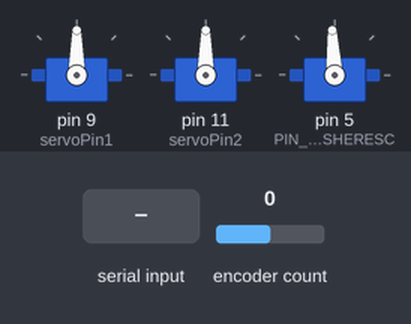
The sketch below on a simulated Arduino Mega 2560, built with avr-gcc and run on an emulated ATmega2560. Parts: 3 × servo. Inputs (shaded band) come from the test bench; at power-on: encoder count 0. What the sketch prints to the serial monitor is not drawn.

Above: at 0.1 s.
At 1.4 s:
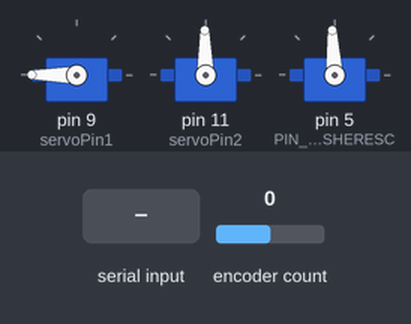
1.5 s: "90,45\n" received over the second serial link
Timing chart, 0 to 4.5 s (numbered marks = the images above; inputs shaded):
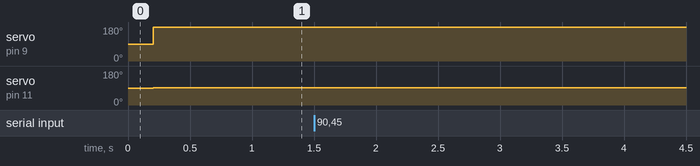

The sketch:

Sensie_OOP_Prototype.ino
```cpp
//Libraries
#include "Fins.h"
// #include "Sensie.h"
#include "Motor.h"

#define debug 0

Fins fins;
Motor motor;
// Sensie sensie;


// Basic control values
int speedVal = 0;
int pitchVal = -1;
int rollVal = -1;
int yawVal = -1;

int inComingbyte[4] = {0};
float motor_Pwm = 0;        // Motor PWM
int turnVal = 5;            // Stores commmand value for control left and right. values 1-4 are left, 5 is straight, 6-9 are right
long int killTimer;       // timer for kill switch

// Possible scenario
// Fish runs for so long, that the timer resets to 0. Then the difference between the previous and the current will be >0, and kill the fish
// Might cause serious problems in the future when we run the fish across the harbor for instance


//For the yaw turning
float q1 = 90; //0.25 of count
float q2 = 145; //0.4
float q3 = 270;//0.75
float q4 = 325; // 0.9

/////////////////////////////////////////// End of Yaw Turn variables //////////////////////////////////////////////////

void getData();


void setup()
{
  //Initialize //Serial
  Serial.begin(115200,SERIAL_8O1);
  Serial2.begin(19200,SERIAL_8O1);

  #if debug
  Serial.println("Arming........");   // just some display message
  #endif

  fins.initFin();
  motor.initMotor();

  //Initialize timer
  killTimer = millis();

  delay(100);

  #if debug
  Serial.println("Setup is complete!");
  #endif
}


void loop()
{
  getData();
  //Serial.print(Serial2.read());
  // CAUTION: Fish will turn on after kill switch activated once if signal is restored and checksum is passed
  killswitch();

  enc_pos = motor.encoderPosition();
  turnVal = yawVal;

  //Send PWM signal to motor
  motor_Pwm = (speedVal*255)/9;

  //Servo control expression. Linear combination of X and Y component of JoyStick // This part need to ask Tim
  fins.finControl(rollVal, pitchVal);

  int throttle = motor.yaw_turn(motor_Pwm, turnVal, speedVal);
  Serial.println(throttle);

  motor.driveMotor(throttle);

  Serial.flush();
  Serial2.flush();
}


void killswitch()
{
  if (millis() - killTimer > 3000)
  {
    speedVal=0;
    motor_Pwm = 0;
    pusherESC.write(1500);
  }
}


// data update from controller
void getData()
{
// updates the speed, pitch, roll and yaw command
// cmd signal would be : c speed(1) pitch(1) roll(1) yaw (1) e
// the buffer would be of length 6.
  if(Serial2.available()>=6)
  {
    int x = Serial2.read();
    Serial.println((String)"Receiving:" + x);

    if (x == 'h')   // Home command
    {
      motor.resetMotor();   // Reset the encoder to 0
    }

    else if(x == 'c')    // Elif, just in case some wild signal pops in
    {
      for (int i = 0; i < 4; i++)
      {
        inComingbyte[i] = Serial2.read();
      }

      //Cycle through the entire buffer and rocesses the information
      speedVal  = inComingbyte[0] -'0';
      pitchVal  = inComingbyte[1] ;
      yawVal    = inComingbyte[2] - '0';
      rollVal   = inComingbyte[3] ;

      killTimer = millis();
    }
  }

//  int temp = sensie.temperature();
//  int waterLevel = sensie.waterLevel();
}
```

Fins.h
```cpp
#include <Servo.h>

Servo servo1;
Servo servo2;

int servoPin1 = 9;
int servoPin2 = 11;

float s1, s2;
float maxAttacAngle = 90;

class Fins
{
    public:

    void initFin()
    {
        pinMode(servoPin1, OUTPUT);
        pinMode(servoPin2, OUTPUT);
        servo1.attach(servoPin1);
        servo2.attach(servoPin2);
        servo1.write(90);
        servo2.write(90);
    }

    void finControl(int rollVal, int pitchVal)
    {
        s1 = (((43-rollVal)*maxAttacAngle/50 +(42-pitchVal)*maxAttacAngle/50) + 90.0);
        s2 = (((43-rollVal)*maxAttacAngle/50 -(42-pitchVal)*maxAttacAngle/50) + 90.0);
        servo1.write(s1);
        servo2.write(s2);
        #if debug
        Serial.println((String) "S1:" + s1);
        Serial.println((String) "S2:" + s2);
        #endif
    }
};
```

Motor.h
```cpp
#include <Encoder.h>
#include <Servo.h>

#define ENCA            21
#define ENCB            4
#define PIN_PUSHERESC   5

#define THROTTLE_MIN        1500
#define THROTTLE_MAX        2000

Servo pusherESC;

const int encoder_resolution = 4;
const int gearbox = 15;
const int cpt = 500;

volatile long int pos_Main = 0;
const long int ticRatioMotor = 6255;

float enc_pos = 0;
float diff = 0.2;
long int count_per_revolution;

const double pi = 3.14159265359; // it is pi... of course

Encoder fish_enc(ENCA, ENCB);

class Motor
{
    public:

    float encoderPosition()
    {
          // takes the current count and updates it to an angle from 0 degrees - 360 degress
        long new_fin = 0;
        new_fin = fish_enc.read();
        long x = abs(new_fin - floor(new_fin / count_per_revolution) * count_per_revolution);
        Serial.print("Encoder position is: ");
        Serial.println(x*1.0/count_per_revolution*360);
//

        if (x == 0)
        {
     Serial.print("And if x is 0, enc pos is: ");
        Serial.println(new_fin*1.0/count_per_revolution*360);
            return new_fin*1.0/count_per_revolution*360;
        }
        return x*1.0/count_per_revolution*360;

    }

    //covert degree to redian.
    float toRadian(float degree)
    {
      return (degree / 360 * 2 * pi);
    }

    int yaw_turn(int pwm, int turn, int speedVal)
    {
        //Map the turn value to +/- 4, which is easier to understand
        turn -= 5;
        //Accepts a pwm signal and outputs a pwm signal from 0-255

        if(turn == 0)
        {
            #if debug
            Serial.print("Normal PWM: ");
            Serial.println(pwm);
            Serial.flush();
            #endif

            return (pwm);
        }

        if( (enc_pos > 89.0) && (enc_pos < 271.0))
        {
            float x = ( 1 + (diff*turn*sin( toRadian(enc_pos) )) * pwm);
            if (x > 255) x = 255;
            if (x < 30 and speedVal != 0) x = 30;
            if (speedVal == 0) x = 0;

            #if debug
            Serial.print(" First half PWM: ");
            Serial.println(x);T
            #endif

            return round(x);
        }

        if ( ( enc_pos > 270.0 && enc_pos < 361.0) || (enc_pos >= 0.0 && enc_pos < 90.0))
        {
            float x = ( 1 + (diff*turn*sin( toRadian(enc_pos) )) * pwm);
            if (x > 255) x = 255;
            if (x < 30 and speedVal != 0) x = 30;
            if (speedVal == 0) x = 0;

            #if debug
            Serial.print("Second Half PWM: ");
            Serial.println(x);
            #endif

            return round(x);
        }
    }


    void resetMotor()
    {
        fish_enc.write(0);
    }

    void initMotor()
    {
        pusherESC.attach(PIN_PUSHERESC);
        pusherESC.writeMicroseconds(THROTTLE_MIN);

        count_per_revolution = long(cpt)*long(gearbox)*long(encoder_resolution);
        delay(100);
    }

    void driveMotor(int throttle)
    {
        throttle = map(throttle, 0, 255, THROTTLE_MIN, THROTTLE_MAX);
        pusherESC.writeMicroseconds(throttle);
    }
};
```
